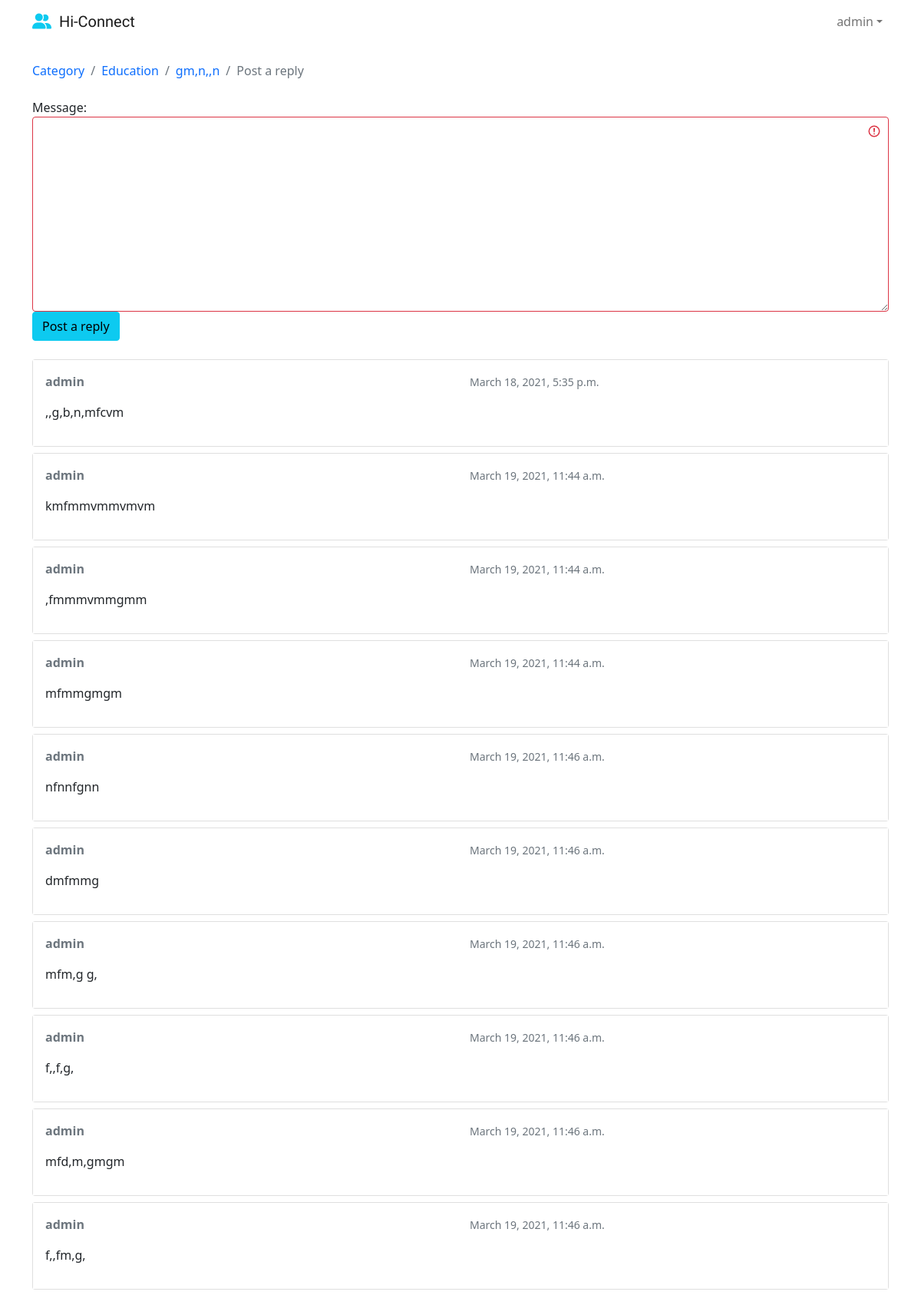
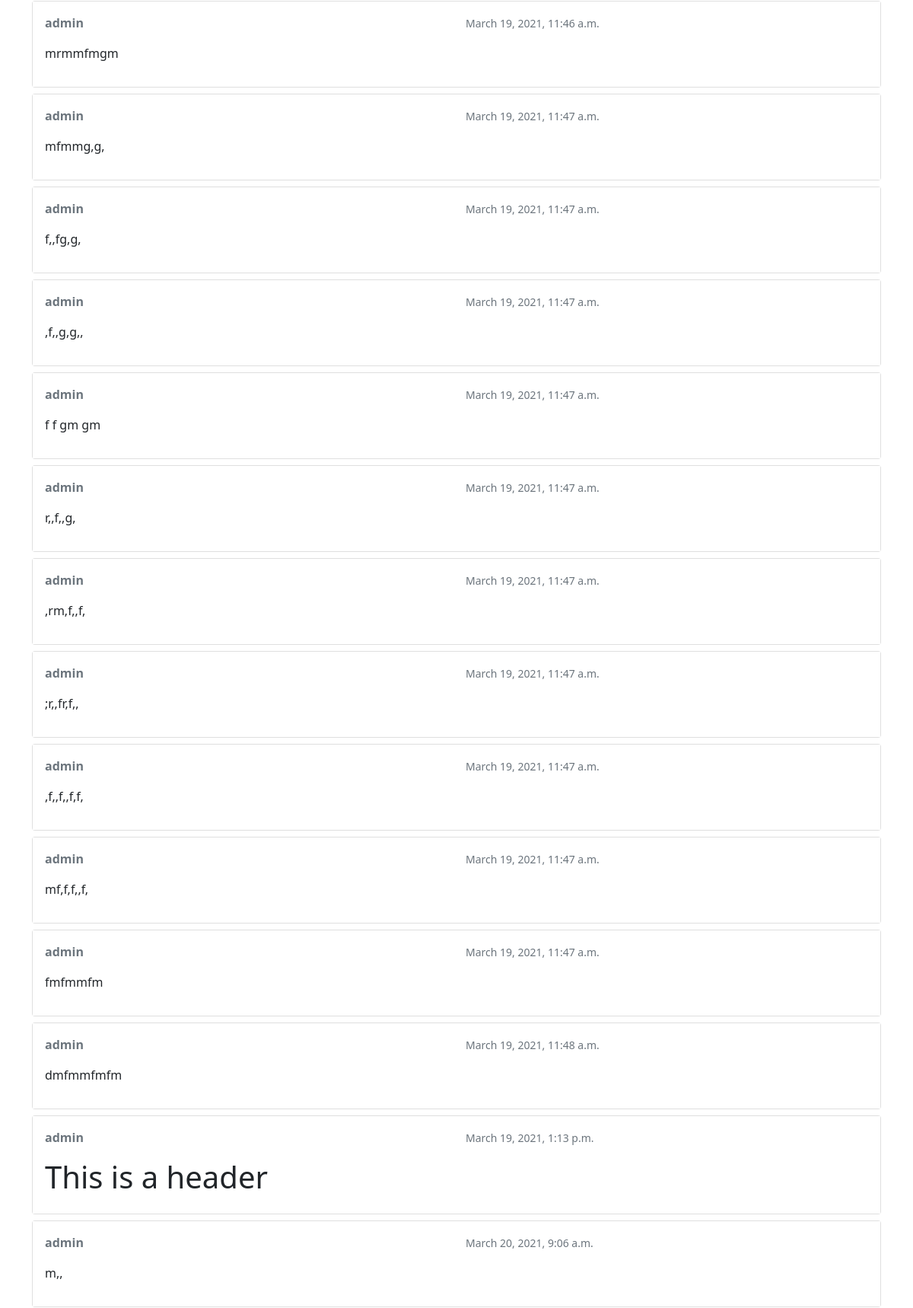
Page /forum/1/topics/28/reply/ (signed in, upper part) on the committed database (2 pictures, top to bottom).
### forum/models.py (models this page shows, shortened)
class Topic(models.Model):
    subject = models.CharField(max_length=255)
    last_updated = models.DateTimeField(auto_now=True)
    category = models.ForeignKey(Category, related_name="topics", on_delete=models.CASCADE)
    starter = models.ForeignKey(User, related_name="topics", on_delete=models.CASCADE)
    views = models.PositiveIntegerField(default=0)

class Category(models.Model):
    name = models.CharField(max_length=100, unique=True)
    description = models.CharField(max_length=150)

class Post(models.Model):
    message = models.TextField(max_length=4000)
    topic = models.ForeignKey(Topic, related_name="posts", on_delete=models.CASCADE)
    created_at = models.DateTimeField(auto_now_add=True)
    updated_at = models.DateTimeField(null=True)
    created_by = models.ForeignKey(User, related_name='posts', on_delete=models.CASCADE)
    updated_by = models.ForeignKey(User, null=True, on_delete=models.CASCADE, related_name='+')
    def get_message_as_markdown(self):
        return mark_safe(markdown(self.message, safe_mode='escape'))

### forum/views.py (the view)
# urls.py: url(r'^forum/(?P<pk>\d+)/topics/(?P<topic_pk>\d+)/reply/$', views.reply_topic, name='reply_topic'),
@login_required
def reply_topic(request, pk, topic_pk):
    topic = get_object_or_404(Topic, category__pk=pk, pk=topic_pk)
    if request.method == 'POST':
        form = PostForm(request.POST)
        if form.is_valid():
            post = form.save(commit=False)
            post.topic = topic
            post.created_by = request.user
            post.save()
            topic.last_updated = timezone.now()
            topic.save()
            topic_url = reverse('topic_posts', kwargs={'pk': pk, 'topic_pk': topic_pk})
            topic_post_url = '{url}?page={page}#{id}'.format(
                url=topic_url,
                id=post.pk,
                page=topic.get_page_count()
            )
            return redirect(topic_post_url)
    else:
        form = PostForm()
    return render(request, 'reply_topic.html', {'topic': topic, 'form': form})

### forum/forms.py
class PostForm(forms.ModelForm):
    class Meta:
        model = Post
        fields = ['message', ]

### templates/reply_topic.html (shortened to what this page needs)
{% extends 'base.html' %}
{% load static %}
{% block stylesheet %}
<link rel="stylesheet" href="https://cdn.jsdelivr.net/simplemde/latest/simplemde.min.css">
{% endblock %}
{% block breadcrumb %}
<li class="breadcrumb-item"><a href="{% url 'category' %}">Category</a></li>
<li class="breadcrumb-item"><a href="{% url 'forum_topics' topic.category.pk %}">{{ topic.category.name }}</a></li>
<li class="breadcrumb-item"><a href="{% url 'topic_posts' topic.category.pk topic.pk %}">{{ topic.subject }}</a></li>
<li class="breadcrumb-item active">Post a reply</li>
{% endblock %}
{% block content %}
<form method="post" class="mb-4" novalidate>
    {% include 'includes/form.html' %}
    <button type="submit" class="btn btn-info">Post a reply</button>
</form>
{% for post in topic.posts.all %}
<div class="card mb-2">
    <div class="card-body p-3">
        <div class="row mb-3">
            <div class="col-6">
                <strong class="text-muted">{{ post.created_by.username }}</strong>
            </div>
            <div class="col-6 text-right">
                <small class="text-muted">{{ post.created_at }}</small>
            </div>
        </div>
        {{ post.get_message_as_markdown }}
    </div>
</div>
{% endfor %}
{% endblock %}

### templates/base.html (shortened to what this page needs)
{% load static %}
<!DOCTYPE html>
<html>
<head>
    <link href="https://cdn.jsdelivr.net/npm/bootstrap@5.0.0-beta2/dist/css/bootstrap.min.css" rel="stylesheet"
>
    <link rel="stylesheet" href="{% static 'css/style.css' %}">
    {% block stylesheet %}{% endblock %}
</head>
<body>
    {% block body %}
    <nav class="navbar navbar-expand-lg navbar-light">
        <div class="container">
            <a class="navbar-brand" href="{% url 'home' %}"><i class="fas fa-user-friends text-info"></i>&nbsp; Hi-Connect</a>
            <div class="collapse navbar-collapse" id="mainMenu">
                {% if user.is_authenticated %}
                <ul class="navbar-nav ms-auto">
                    <li class="nav-item dropdown">
                        <a class="nav-link dropdown-toggle" href="#" id="mainMenu" data-bs-toggle="dropdown"
                            role="button" aria-expanded="false">{{ user.username }}</a>
                    </li>
                </ul>
                {% else %}
                <form class="form-inline ms-auto">
                    <a href="{% url 'login' %}" class="btn btn-outline-info text-dark">Log in</a>
                    <a href="{% url 'signup' %}" class="btn btn-info ml-2 text-dark bg-info border border-color-info">Sign up</a>
                </form>
                {% endif %}
            </div>
        </div>
    </nav>
    <div class="container">
        <ol class="breadcrumb my-4">
            {% block breadcrumb %}
            {% endblock %}
        </ol>
        {% block content %}
        {% endblock %}
    </div>
    {% endblock body %}
</body>
</html>

### static/css/style.css (style rules this page uses)
* { margin: 0; padding: 0; box-sizing: border-box; background-color: #fff; }
.navbar-brand { font-family: "Patua One", cursive; }
a { text-decoration: none !important; }

### rows in the picture
Topic: category.name "Education", subject "gm,n,,n"
Post: created_by.username "admin", created_at "March 18, 2021, 5:35 p.m.", get_message_as_markdown ",,g,b,n,mfcvm"
Post: created_by.username "admin", created_at "March 19, 2021, 11:44 a.m.", get_message_as_markdown "kmfmmvmmvmvm"
Post: created_by.username "admin", created_at "March 19, 2021, 11:44 a.m.", get_message_as_markdown ",fmmmvmmgmm"
Post: created_by.username "admin", created_at "March 19, 2021, 11:44 a.m.", get_message_as_markdown "mfmmgmgm"
Post: created_by.username "admin", created_at "March 19, 2021, 11:46 a.m.", get_message_as_markdown "nfnnfgnn"
Post: created_by.username "admin", created_at "March 19, 2021, 11:46 a.m.", get_message_as_markdown "dmfmmg"
Post: created_by.username "admin", created_at "March 19, 2021, 11:46 a.m.", get_message_as_markdown "mfm,g g,"
Post: created_by.username "admin", created_at "March 19, 2021, 11:46 a.m.", get_message_as_markdown "f,,f,g,"
Post: created_by.username "admin", created_at "March 19, 2021, 11:46 a.m.", get_message_as_markdown "mfd,m,gmgm"
Post: created_by.username "admin", created_at "March 19, 2021, 11:46 a.m.", get_message_as_markdown "f,,fm,g,"
Post: created_by.username "admin", created_at "March 19, 2021, 11:46 a.m.", get_message_as_markdown "mrmmfmgm"
Post: created_by.username "admin", created_at "March 19, 2021, 11:47 a.m.", get_message_as_markdown "mfmmg,g,"
Post: created_by.username "admin", created_at "March 19, 2021, 11:47 a.m.", get_message_as_markdown "f,,fg,g,"
Post: created_by.username "admin", created_at "March 19, 2021, 11:47 a.m.", get_message_as_markdown ",f,,g,g,,"
Post: created_by.username "admin", created_at "March 19, 2021, 11:47 a.m.", get_message_as_markdown "f f gm gm"
Post: created_by.username "admin", created_at "March 19, 2021, 11:47 a.m.", get_message_as_markdown "r,,f,,g,"
Post: created_by.username "admin", created_at "March 19, 2021, 11:47 a.m.", get_message_as_markdown ",rm,f,,f,"
Post: created_by.username "admin", created_at "March 19, 2021, 11:47 a.m.", get_message_as_markdown ";r,,fr,f,,"
Post: created_by.username "admin", created_at "March 19, 2021, 11:47 a.m.", get_message_as_markdown ",f,,f,,f,f,"
Post: created_by.username "admin", created_at "March 19, 2021, 11:47 a.m.", get_message_as_markdown "mf,f,f,,f,"
Post: created_by.username "admin", created_at "March 19, 2021, 11:47 a.m.", get_message_as_markdown "fmfmmfm"
Post: created_by.username "admin", created_at "March 19, 2021, 11:48 a.m.", get_message_as_markdown "dmfmmfmfm"
Post: created_by.username "admin", created_at "March 19, 2021, 1:13 p.m.", get_message_as_markdown "This is a header"
Post: created_by.username "admin", created_at "March 20, 2021, 9:06 a.m.", get_message_as_markdown "m,,"

### other values in the picture
{{ user.username }} "admin"
{{ field.label_tag }} "Message:"
